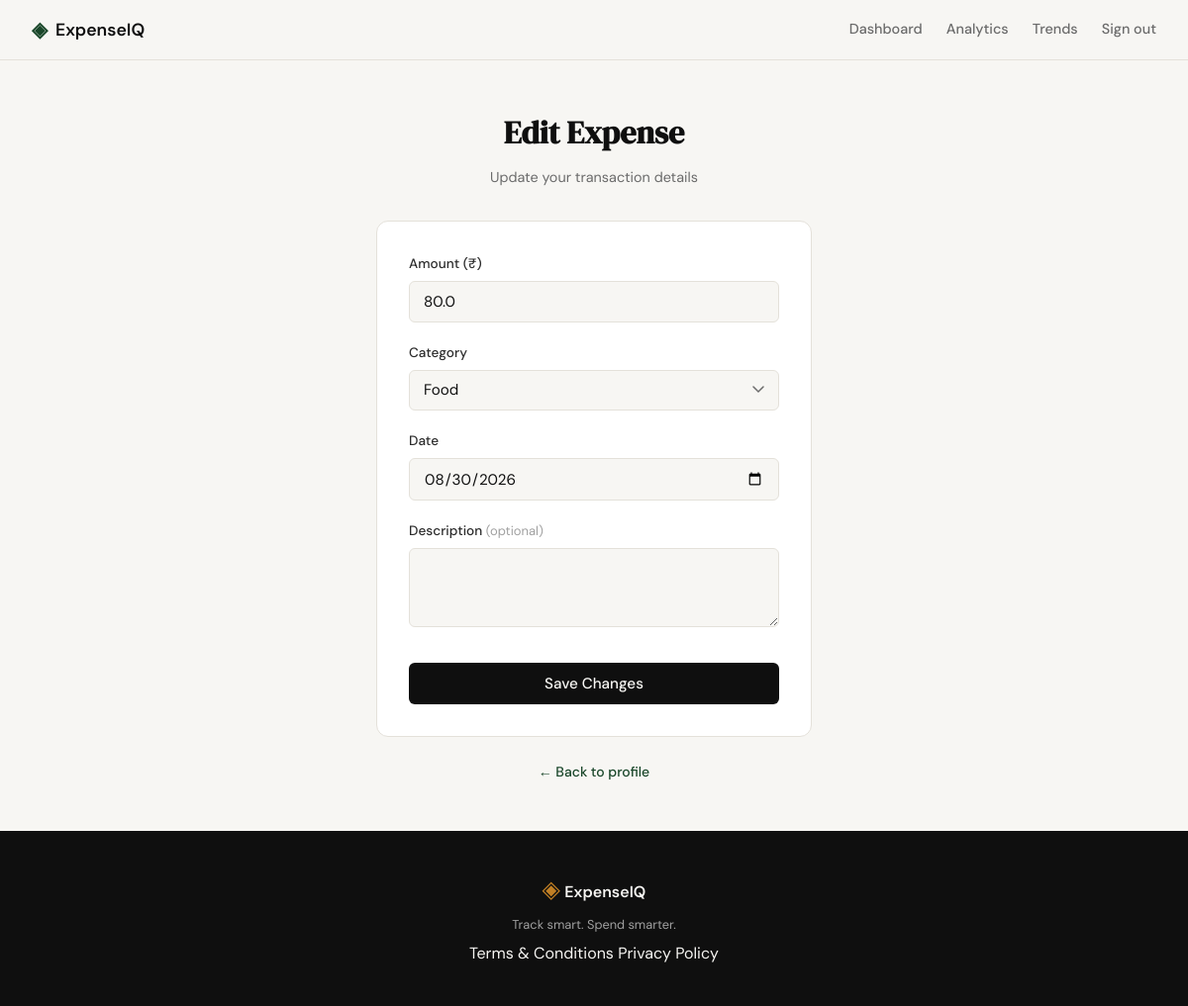
The page /expenses/45/edit (signed in) on the database its author committed.
### tables this page shows
CREATE TABLE expenses (
            id          INTEGER PRIMARY KEY AUTOINCREMENT,
            user_id     INTEGER NOT NULL REFERENCES users(id),
            amount      REAL    NOT NULL,
            category    TEXT    NOT NULL,
            date        TEXT    NOT NULL,
            description TEXT,
            created_at  TEXT    DEFAULT (datetime('now'))
        );

### routes/expenses.py (the view, shortened to what this page needs)
@expense_bp.route("/expenses/<int:id>/edit", methods=["GET", "POST"])
def edit_expense(id):
    if not session.get("user_id"):
        return redirect(url_for("auth.login"))
    expense = get_expense_by_id(id, session["user_id"])
    if expense is None:
        abort(404)
    if request.method == "GET":
        return render_template(
            "edit_expense.html",
            expense=expense,
            categories=CATEGORIES,
            form={}
        )

### database/db.py (called while the page is built)
def get_db():
    conn = sqlite3.connect(DB_PATH)
    conn.row_factory = sqlite3.Row
    conn.execute("PRAGMA foreign_keys = ON")
    return conn

### database/queries.py (called while the page is built)
def get_expense_by_id(expense_id, user_id):
    conn = get_db()
    row = conn.execute(
        "SELECT id, amount, category, date, description "
        "FROM expenses WHERE id = ? AND user_id = ?",
        (expense_id, user_id),
    ).fetchone()
    conn.close()
    if row is None:
        return None
    return {
        "id": row["id"],
        "amount": row["amount"],
        "category": row["category"],
        "date": row["date"],
        "description": row["description"] or "",
    }

### templates/edit_expense.html (shortened to what this page needs)
{% extends "base.html" %}
{% block head %}
<link rel="stylesheet" href="{{ url_for('static', filename='css/add_expense.css') }}">
{% endblock %}
{% block content %}
<section class="auth-section">
    <div class="auth-container">
        <div class="auth-header">
            <h1 class="auth-title">Edit Expense</h1>
            <p class="auth-subtitle">Update your transaction details</p>
        </div>
        <div class="auth-card">
            <form method="POST" action="{{ url_for('expenses.edit_expense', id=expense.id) }}">
                <div class="form-group">
                    <label for="amount">Amount (₹)</label>
                    <input type="number" id="amount" name="amount"
                           class="form-input"
                           step="0.01" min="0.01"
                           value="{{ form.get('amount', expense.amount) }}"
                           required autofocus>
                </div>
                <div class="form-group">
                    <label for="category">Category</label>
                    {% set selected_cat = form.get('category', expense.category) %}
                    <select id="category" name="category" class="form-input form-select" required>
                        {% for c in categories %}
                        <option value="{{ c }}" {% if selected_cat == c %}selected{% endif %}>{{ c }}</option>
                        {% endfor %}
                    </select>
                </div>
                <div class="form-group">
                    <label for="date">Date</label>
                    <input type="date" id="date" name="date"
                           class="form-input"
                           value="{{ form.get('date', expense.date) }}"
                           required>
                </div>
                <div class="form-group">
                    <label for="description">Description <span class="field-optional">(optional)</span></label>
                    <textarea id="description" name="description"
                              class="form-input form-textarea"
                              maxlength="200">{{ form.get('description', expense.description) }}</textarea>
                </div>
                <button type="submit" class="btn-submit">Save Changes</button>
            </form>
        </div>
        <p class="auth-switch">
            <a href="{{ url_for('profile') }}">← Back to profile</a>
        </p>
    </div>
</section>
{% endblock %}

### static/css/style.css (style rules this page uses)
:root { --ink: #0f0f0f; --ink-soft: #2d2d2d; --ink-muted: #6b6b6b; --ink-faint: #a0a0a0; --paper: #f7f6f3; --paper-warm: #f0ede6; --paper-card: #ffffff; --accent: #1a472a; --accent-light: #e8f0eb; --accent-2: #c17f24; --accent-2-light: #fdf3e3; --danger: #c0392b; --danger-light: #fdecea; --border: #e4e1da; --border-soft: #eeebe4; --font-display: 'DM Serif Display', Georgia, serif; --font-body: 'DM Sans', system-ui, sans-serif; --max-width: 1200px; --auth-width: 440px; --radius-sm: 6px; --radius-md: 12px; --radius-lg: 20px; }
*, *::before, *::after { box-sizing: border-box; margin: 0; padding: 0; }
html { font-size: 16px; scroll-behavior: smooth; }
body { background: var(--paper); color: var(--ink); font-family: var(--font-body); font-size: 1rem; line-height: 1.6; -webkit-font-smoothing: antialiased; }
a { color: inherit; text-decoration: none; }
.auth-section { min-height: calc(100vh - 60px - 100px); display: flex; align-items: center; justify-content: center; padding: 3rem 2rem; }
.auth-container { width: 100%; max-width: var(--auth-width); }
.auth-header { text-align: center; margin-bottom: 2rem; }
.auth-title { font-family: var(--font-display); font-size: 2rem; color: var(--ink); margin-bottom: 0.5rem; }
.auth-subtitle { font-size: 0.9rem; color: var(--ink-muted); }
.auth-card { background: var(--paper-card); border: 1px solid var(--border); border-radius: var(--radius-md); padding: 2rem; margin-bottom: 1.5rem; }
.form-group { margin-bottom: 1.25rem; }
.form-group label { display: block; font-size: 0.85rem; font-weight: 500; color: var(--ink-soft); margin-bottom: 0.4rem; }
.form-input { width: 100%; padding: 0.6rem 0.875rem; border: 1px solid var(--border); border-radius: var(--radius-sm); font-family: var(--font-body); font-size: 0.95rem; color: var(--ink); background: var(--paper); outline: none; transition: border-color 0.2s; }
.form-input::placeholder { color: var(--ink-faint); }
.btn-submit { width: 100%; padding: 0.7rem; background: var(--ink); color: var(--paper); border: none; border-radius: var(--radius-sm); font-family: var(--font-body); font-size: 0.95rem; font-weight: 500; cursor: pointer; transition: background 0.2s; margin-top: 0.5rem; }
.auth-switch { text-align: center; font-size: 0.875rem; color: var(--ink-muted); }
.auth-switch a { color: var(--accent); font-weight: 500; }

### static/css/add_expense.css (style rules this page uses)
.form-select { appearance: none; background-repeat: no-repeat; background-position: right 0.875rem center; padding-right: 2.5rem; cursor: pointer; }
.form-textarea { resize: vertical; min-height: 80px; font-family: var(--font-body); font-size: 0.9375rem; line-height: 1.5; }
.field-optional { font-size: 0.8125rem; color: var(--ink-faint); font-weight: 400; }

### rows shown on the page
expenses: amount "80.0", category "Food", date "08/30/2026"
